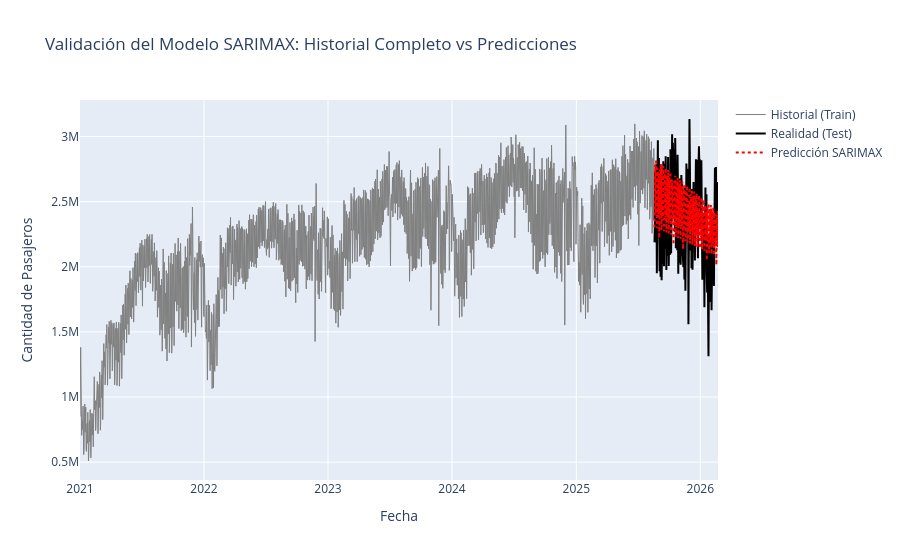

Source (notebook cell):
### Code cell
# Definimos el punto de corte para entrenamiento
train_size = int(len(df) * 0.9)
train, test = df.iloc[:train_size], df.iloc[train_size:]

# Definimos variables Endógenas (Y) y Exógenas (X)
y_train = train['Log_Passengers']
X_train = train[['Holiday_Dummy']]

y_test = test['Log_Passengers']
X_test = test[['Holiday_Dummy']]




# Configuramos el modelo considerando la estacionalidad de 7 días
model = sm.tsa.SARIMAX(
    y_train,
    exog=X_train,
    order=(3, 0, 1),              # (p, d, q)
    seasonal_order=(3, 0, 1, 7),  # (P, D, Q, s)
)

results = model.fit(disp=False)

# Imprimimos el resumen estadístico
print(results.summary())


# Predicción sobre el set de prueba
forecast_obj = results.get_forecast(steps=len(test), exog=X_test)
forecast_log = forecast_obj.predicted_mean

# Revertimos el Logaritmo para volver a la escala original (Pasajeros)
pred_real = np.exp(forecast_log)

fig = go.Figure()

# Todo el historial de entrenamiento
fig.add_trace(go.Scatter(
    x=train.index, y=train['Numbers'],
    name="Historial (Train)",
    line=dict(color='gray', width=1)
))

# Datos reales de prueba (para comparar)
fig.add_trace(go.Scatter(
    x=test.index, y=test['Numbers'],
    name="Realidad (Test)",
    line=dict(color='black', width=2)
))

# Predicciones del modelo
fig.add_trace(go.Scatter(
    x=test.index, y=pred_real,
    name="Predicción SARIMAX",
    line=dict(color='red', dash='dot', width=2)
))

fig.update_layout(
    title="Validación del Modelo SARIMAX: Historial Completo vs Predicciones",
    xaxis_title="Fecha",
    yaxis_title="Cantidad de Pasajeros",
    hovermode="x unified"
)

fig.show()

# Métrica de desempeño
mape = np.mean(np.abs((test['Numbers'] - pred_real) / test['Numbers'])) * 100
print(f"Error Porcentual Medio Absoluto (MAPE): {mape:.2f}%")

### Figure 1 — Plotly figure (JSON) as saved in the notebook; plotly's stock layout.template omitted (floating-point values rounded to 4 significant figures; data arrays with more than 128 entries replaced by an {"elided": "..."} marker saying what was removed)
{"data": [{"line": {"color": "gray", "width": 1}, "name": "Historial (Train)", "type": "scatter", "x": {"elided": "1691 str values"}, "y": {"elided": "1691 int values"}}, {"line": {"color": "black", "width": 2}, "name": "Realidad (Test)", "type": "scatter", "x": {"elided": "188 str values"}, "y": {"elided": "188 int values"}}, {"line": {"color": "red", "dash": "dot", "width": 2}, "name": "Predicción SARIMAX", "type": "scatter", "x": {"elided": "188 str values"}, "y": {"elided": "188 float values"}}], "layout": {"hovermode": "x unified", "title": {"text": "Validación del Modelo SARIMAX: Historial Completo vs Predicciones"}, "xaxis": {"title": {"text": "Fecha"}}, "yaxis": {"title": {"text": "Cantidad de Pasajeros"}}}}
